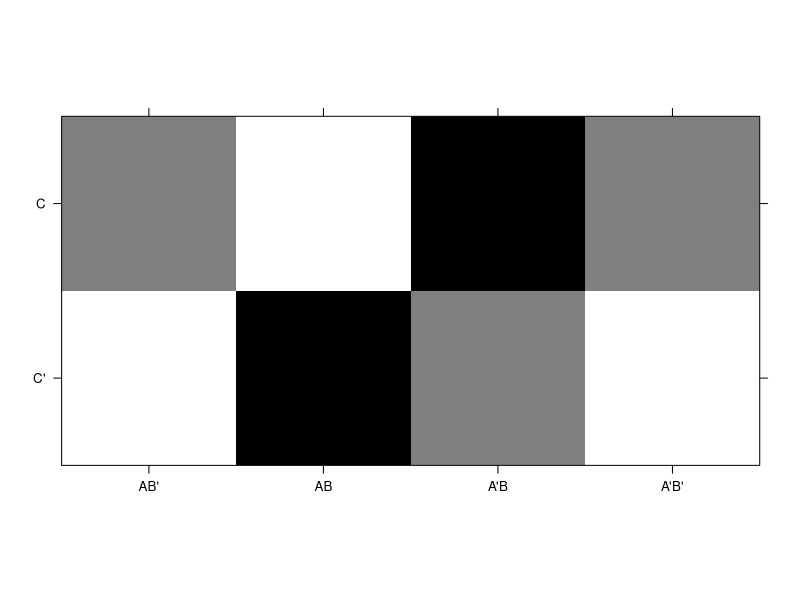

This chart was generated by the following R code:
library(lattice)

nz <- 3
x <- 2**1
y <- 2**2
d <- t(matrix(rep(1:nz, length.out=x*y), nrow=x, ncol=y))

p <- levelplot(
  d,
  xlab=NULL,
  ylab=NULL,
  # scales=list(x=list(at=NULL), y=list(at=NULL)), # no ticks
  scales=list(x=list(at=1:y, labels=c("AB'", "AB", "A'B", "A'B'")), y=list(at=1:x, labels=c("C'", "C"))),
  cuts=nz-1, # to map 1:3 to white:black
  col.regions=colorRampPalette(colors=c("white", "black"))(nz),
  colorkey=NULL
)
print(p)